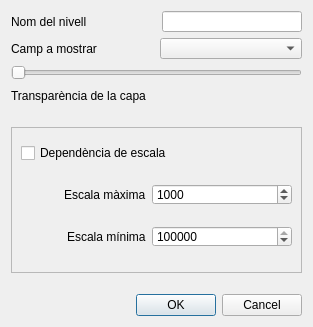
<?xml version="1.0" encoding="UTF-8"?>
<ui version="4.0">
 <class>LayerProperties</class>
 <widget class="QDialog" name="LayerProperties">
  <property name="geometry">
   <rect>
    <x>0</x>
    <y>0</y>
    <width>313</width>
    <height>327</height>
   </rect>
  </property>
  <property name="windowTitle">
   <string>Layer properties</string>
  </property>
  <layout class="QGridLayout" name="gridLayout_2">
   <item row="6" column="0">
    <widget class="QFrame" name="frame">
     <property name="frameShape">
      <enum>QFrame::StyledPanel</enum>
     </property>
     <property name="frameShadow">
      <enum>QFrame::Raised</enum>
     </property>
     <layout class="QGridLayout" name="gridLayout">
      <property name="topMargin">
       <number>0</number>
      </property>
      <item row="0" column="0">
       <widget class="QCheckBox" name="chkScale">
        <property name="text">
         <string>Dependència de escala</string>
        </property>
       </widget>
      </item>
      <item row="1" column="0">
       <layout class="QHBoxLayout" name="horizontalLayout_4">
        <item>
         <spacer name="horizontalSpacer_2">
          <property name="orientation">
           <enum>Qt::Horizontal</enum>
          </property>
          <property name="sizeHint" stdset="0">
           <size>
            <width>30</width>
            <height>20</height>
           </size>
          </property>
         </spacer>
        </item>
        <item>
         <widget class="QLabel" name="lblMaxScale">
          <property name="enabled">
           <bool>true</bool>
          </property>
          <property name="text">
           <string>Escala màxima</string>
          </property>
         </widget>
        </item>
        <item>
         <widget class="QSpinBox" name="maxScaleSpinBox">
          <property name="enabled">
           <bool>true</bool>
          </property>
          <property name="minimumSize">
           <size>
            <width>140</width>
            <height>0</height>
           </size>
          </property>
          <property name="maximumSize">
           <size>
            <width>16777215</width>
            <height>21</height>
           </size>
          </property>
          <property name="minimum">
           <number>1</number>
          </property>
          <property name="maximum">
           <number>100000000</number>
          </property>
          <property name="singleStep">
           <number>1000</number>
          </property>
          <property name="value">
           <number>1000</number>
          </property>
         </widget>
        </item>
       </layout>
      </item>
      <item row="2" column="0">
       <layout class="QHBoxLayout" name="horizontalLayout_3">
        <item>
         <spacer name="horizontalSpacer">
          <property name="orientation">
           <enum>Qt::Horizontal</enum>
          </property>
          <property name="sizeHint" stdset="0">
           <size>
            <width>30</width>
            <height>20</height>
           </size>
          </property>
         </spacer>
        </item>
        <item>
         <widget class="QLabel" name="lblMinScale">
          <property name="enabled">
           <bool>true</bool>
          </property>
          <property name="text">
           <string>Escala mínima</string>
          </property>
         </widget>
        </item>
        <item>
         <widget class="QSpinBox" name="minScaleSpinBox">
          <property name="enabled">
           <bool>true</bool>
          </property>
          <property name="minimumSize">
           <size>
            <width>140</width>
            <height>0</height>
           </size>
          </property>
          <property name="maximumSize">
           <size>
            <width>16777215</width>
            <height>21</height>
           </size>
          </property>
          <property name="buttonSymbols">
           <enum>QAbstractSpinBox::UpDownArrows</enum>
          </property>
          <property name="accelerated">
           <bool>true</bool>
          </property>
          <property name="minimum">
           <number>1</number>
          </property>
          <property name="maximum">
           <number>100000000</number>
          </property>
          <property name="singleStep">
           <number>1000</number>
          </property>
          <property name="value">
           <number>1000000</number>
          </property>
         </widget>
        </item>
       </layout>
      </item>
     </layout>
    </widget>
   </item>
   <item row="5" column="0">
    <spacer name="verticalSpacer">
     <property name="orientation">
      <enum>Qt::Vertical</enum>
     </property>
     <property name="sizeType">
      <enum>QSizePolicy::Fixed</enum>
     </property>
     <property name="sizeHint" stdset="0">
      <size>
       <width>20</width>
       <height>15</height>
      </size>
     </property>
    </spacer>
   </item>
   <item row="0" column="0">
    <layout class="QHBoxLayout" name="horizontalLayout">
     <item>
      <widget class="QLabel" name="label">
       <property name="text">
        <string>Nom del nivell</string>
       </property>
      </widget>
     </item>
     <item>
      <spacer name="horizontalSpacer_3">
       <property name="orientation">
        <enum>Qt::Horizontal</enum>
       </property>
       <property name="sizeHint" stdset="0">
        <size>
         <width>40</width>
         <height>20</height>
        </size>
       </property>
      </spacer>
     </item>
     <item>
      <widget class="QLineEdit" name="txtLayerName">
       <property name="minimumSize">
        <size>
         <width>140</width>
         <height>0</height>
        </size>
       </property>
       <property name="maximumSize">
        <size>
         <width>200</width>
         <height>21</height>
        </size>
       </property>
       <property name="cursorPosition">
        <number>0</number>
       </property>
      </widget>
     </item>
    </layout>
   </item>
   <item row="1" column="0">
    <layout class="QHBoxLayout" name="horizontalLayout_2">
     <item>
      <widget class="QLabel" name="lblDisplayField">
       <property name="text">
        <string>Camp a mostrar</string>
       </property>
      </widget>
     </item>
     <item>
      <widget class="QComboBox" name="cboDisplayFieldName">
       <property name="minimumSize">
        <size>
         <width>140</width>
         <height>0</height>
        </size>
       </property>
       <property name="maximumSize">
        <size>
         <width>200</width>
         <height>21</height>
        </size>
       </property>
      </widget>
     </item>
    </layout>
   </item>
   <item row="7" column="0">
    <spacer name="verticalSpacer_2">
     <property name="orientation">
      <enum>Qt::Vertical</enum>
     </property>
     <property name="sizeType">
      <enum>QSizePolicy::Fixed</enum>
     </property>
     <property name="sizeHint" stdset="0">
      <size>
       <width>20</width>
       <height>15</height>
      </size>
     </property>
    </spacer>
   </item>
   <item row="8" column="0">
    <widget class="QDialogButtonBox" name="buttonBox">
     <property name="orientation">
      <enum>Qt::Horizontal</enum>
     </property>
     <property name="standardButtons">
      <set>QDialogButtonBox::Cancel|QDialogButtonBox::Ok</set>
     </property>
     <property name="centerButtons">
      <bool>false</bool>
     </property>
    </widget>
   </item>
   <item row="3" column="0">
    <widget class="QSlider" name="sliderTransparencia">
     <property name="orientation">
      <enum>Qt::Horizontal</enum>
     </property>
    </widget>
   </item>
   <item row="4" column="0">
    <widget class="QLabel" name="label_2">
     <property name="maximumSize">
      <size>
       <width>16777215</width>
       <height>20</height>
      </size>
     </property>
     <property name="text">
      <string>Transparència de la capa</string>
     </property>
    </widget>
   </item>
  </layout>
 </widget>
 <resources/>
 <connections>
  <connection>
   <sender>buttonBox</sender>
   <signal>accepted()</signal>
   <receiver>LayerProperties</receiver>
   <slot>accept()</slot>
   <hints>
    <hint type="sourcelabel">
     <x>248</x>
     <y>254</y>
    </hint>
    <hint type="destinationlabel">
     <x>157</x>
     <y>274</y>
    </hint>
   </hints>
  </connection>
  <connection>
   <sender>buttonBox</sender>
   <signal>rejected()</signal>
   <receiver>LayerProperties</receiver>
   <slot>reject()</slot>
   <hints>
    <hint type="sourcelabel">
     <x>316</x>
     <y>260</y>
    </hint>
    <hint type="destinationlabel">
     <x>286</x>
     <y>274</y>
    </hint>
   </hints>
  </connection>
 </connections>
</ui>
